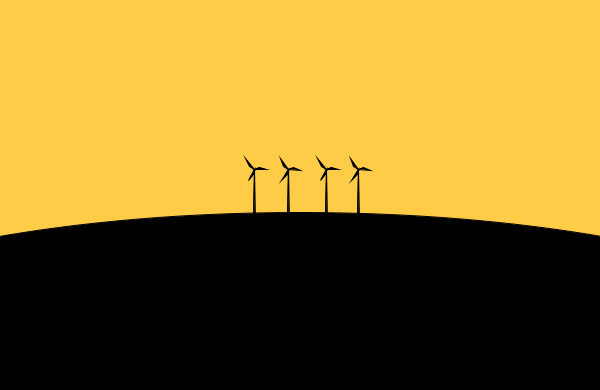
Frame 1 (no input)
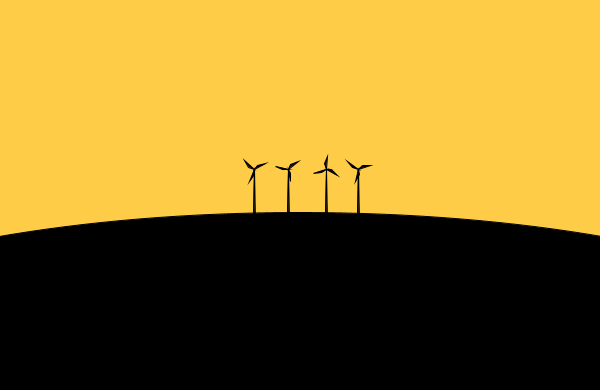
Frame 60 (the mouse pressed at the canvas centre just before this capture)
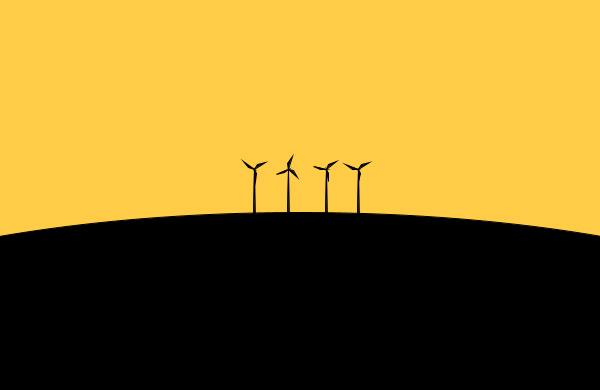
Frame 120 (the mouse held since frame 60 and released just before this capture)

The Processing sketch that drew these frames (run headless with seeded random() and noise(); from frame 60 on, the mouse is pressed at the canvas centre):

// Processing sketch: processing_68774
// ── processing_68774.pde

/**
A small sketch based on the Simple Desktop Wallpaper "Energy Sunset":
http://simpledesktops.com/browse/desktops/2012/aug/06/energy-sunset

Coded by: @ramayac 

*/

void setup(){
  size(600, 390);
  background(#FFCC48);
  smooth();
  frameRate(24);
}

void draw(){
  background(#FFCC48);
  fill(0);
  
  arc(width/2, height, width*2, height/1.10, -PI, 0); 
  
  windmill(254,169, 1);
  windmill(288,169, 3);
  windmill(326,169, 1.5);
  windmill(358,169, 3.2);
  
}

void windmill(int x, int y, float r){
  pushMatrix();
    translate(x, y);
    triangle(0, 0, 1, 50, -1, 50);
    
    rotate(frameCount * PI * r/100);
  
    pushMatrix();
    //rotate(0);
    triangle(0, 0, 5, -2, 13, 0);
    rotate(2);
    triangle(0, 0, 5, -2, 13, 0);
    rotate(2);
    triangle(0, 0, 5, -2, 13, 0);
    popMatrix();
  popMatrix();
}
